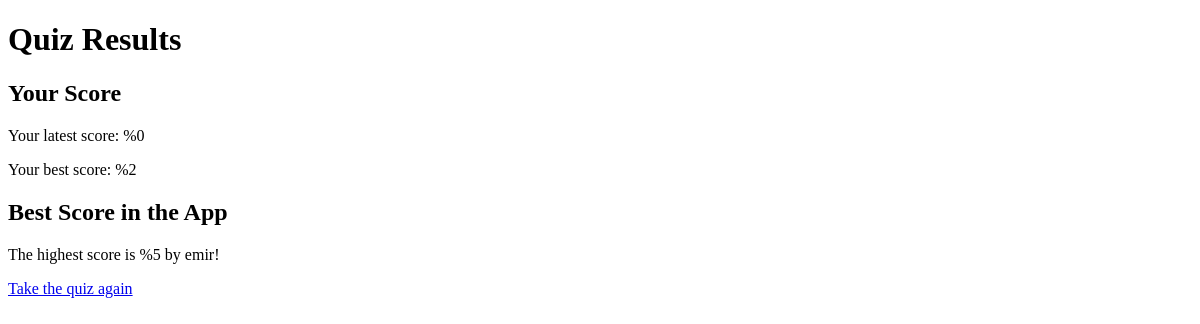
Page /result/asd on the earlier database version.
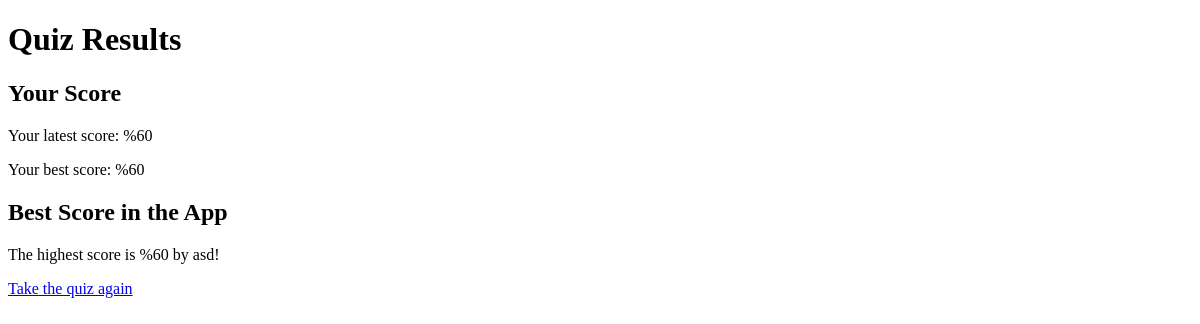
Same page on the later database version.
### models.py (models this page shows)
class User(db.Model):
    id = db.Column(db.Integer, primary_key=True)
    username = db.Column(db.String(100), unique=True, nullable=False)
    latest_score = db.Column(db.Integer)
    best_score = db.Column(db.Integer)

### app.py (the view)
@app.route('/result/<username>', methods=['GET'])
def result(username):
    user = UserService.get_user_by_username(username)
    if not user:
        return f"No user found with the username: {username}", 404
    best_user = QuizService.get_best_user()
    return render_template('result.html', user=user, best_user=best_user)

### app.py (called while the page is built)
    @staticmethod
    def get_best_user():
        return User.query.order_by(User.best_score.desc()).first()

    @staticmethod
    def get_user_by_username(username):
        return User.query.filter_by(username=username).first()

### templates/result.html (shortened to what this page needs)
<!DOCTYPE html>
<html>
<head>
</head>
<body>
    <h1>Quiz Results</h1>
    <h2>Your Score</h2>
    <p>Your latest score: %{{ user.latest_score }}</p>
    <p>Your best score: %{{ user.best_score }}</p>
    {% if best_user %}
        <h2>Best Score in the App</h2>
        <p>The highest score is %{{ best_user.best_score }} by {{ best_user.username }}!</p>
    {% endif %}
    <a href="/start">Take the quiz again</a>
</body>
</html>

Differences in the rows shown:
removed User: latest_score "0", best_score "2"
changed User: best_score "5" → "60"; username "emir" → "asd"
Other differences:
{{ user.latest_score }}: "0" → "60"
{{ user.best_score }}: "2" → "60"
